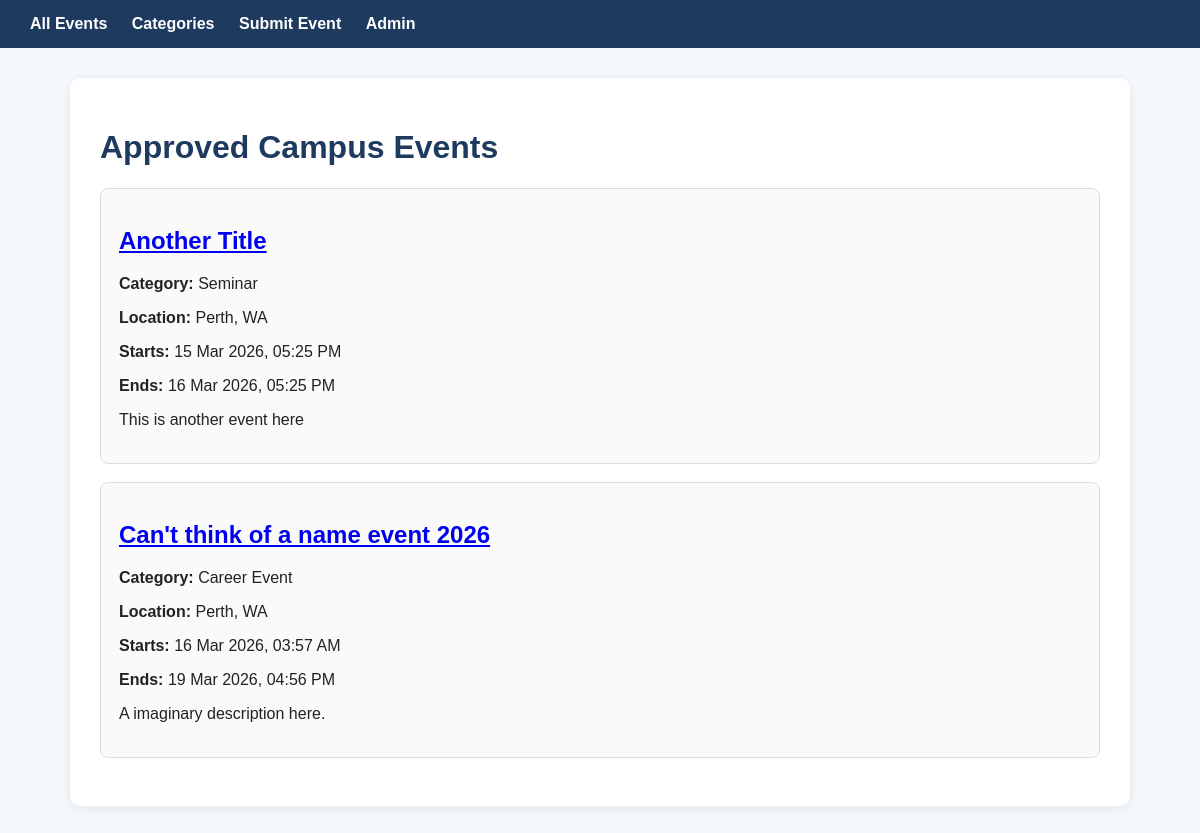
The page / on the database its author committed.
### events_app/models.py (models this page shows, shortened)
class Event(models.Model):
    title = models.CharField(max_length=255)
    description = models.TextField()
    location = models.CharField(max_length=255)
    start_datetime = models.DateTimeField()
    end_datetime = models.DateTimeField()
    category = models.ForeignKey(
        Category,
        on_delete=models.CASCADE,
        related_name="events"
    )
    contact_name = models.CharField(max_length=100)
    contact_email = models.EmailField()
    created_at = models.DateTimeField(auto_now_add=True)
    is_approved = models.BooleanField(default=False)
    approved_at = models.DateTimeField(null=True, blank=True)
    class Meta:
        ordering = ["start_datetime"]

class Category(models.Model):
    name = models.CharField(max_length=100, unique=True)
    description = models.TextField(blank=True)
    class Meta:
        ordering = ["name"]
        verbose_name_plural = "Categories"

### events_app/views.py (the view)
# urls.py: path("", views.event_list, name="event_list"),
def event_list(request):
    events = Event.objects.filter(is_approved=True).select_related("category")
    return render(request, "events_app/event_list.html", {"events": events})

### templates/events_app/event_list.html (shortened to what this page needs)
{% extends 'base.html' %}
{% block content %}
    <h1>Approved Campus Events</h1>
    {% if events %}
        {% for event in events %}
            <div class="card">
                <h2>
                    <a href="{% url 'event_detail' event.id %}">{{ event.title }}</a>
                </h2>
                <p><strong>Category:</strong> {{ event.category.name }}</p>
                <p><strong>Location:</strong> {{ event.location }}</p>
                <p><strong>Starts:</strong> {{ event.start_datetime|date:"d M Y, h:i A" }}</p>
                <p><strong>Ends:</strong> {{ event.end_datetime|date:"d M Y, h:i A" }}</p>
                <p>{{ event.description|truncatewords:25 }}</p>
            </div>
        {% endfor %}
    {% else %}
        <p>No approved events are available yet.</p>
    {% endif %}
{% endblock %}

### templates/base.html (shortened to what this page needs)
<!DOCTYPE html>
<html lang="en">
<head>
</head>
<body>
    <nav>
        <a href="{% url 'event_list' %}">All Events</a>
        <a href="{% url 'category_list' %}">Categories</a>
        <a href="{% url 'event_create' %}">Submit Event</a>
        <a href="/admin/">Admin</a>
    </nav>
    <div class="container">
        {% block content %}{% endblock %}
    </div>
</body>
</html>

### templates/base.html (style rules this page uses)
body { font-family: Arial, sans-serif; background: #f4f7fb; margin: 0; padding: 0; color: #222; }
nav { background: #1e3a5f; padding: 15px 30px; }
nav a { color: white; text-decoration: none; margin-right: 20px; font-weight: bold; }
.container { max-width: 1000px; margin: 30px auto; background: white; padding: 30px; border-radius: 10px; box-shadow: 0 2px 10px rgba(0,0,0,0.08); }
h1, h2, h3 { color: #1e3a5f; }
.card { border: 1px solid #ddd; padding: 18px; margin-bottom: 18px; border-radius: 8px; background: #fafafa; }

### rows shown on the page
Event: title "Another Title", category.name "Seminar", location "Perth, WA", start_datetime "15 Mar 2026, 05:25 PM", end_datetime "16 Mar 2026, 05:25 PM", description "This is another event here"
Event: title "Can't think of a name event 2026", category.name "Career Event", location "Perth, WA", start_datetime "16 Mar 2026, 03:57 AM", end_datetime "19 Mar 2026, 04:56 PM", description "A imaginary description here."
